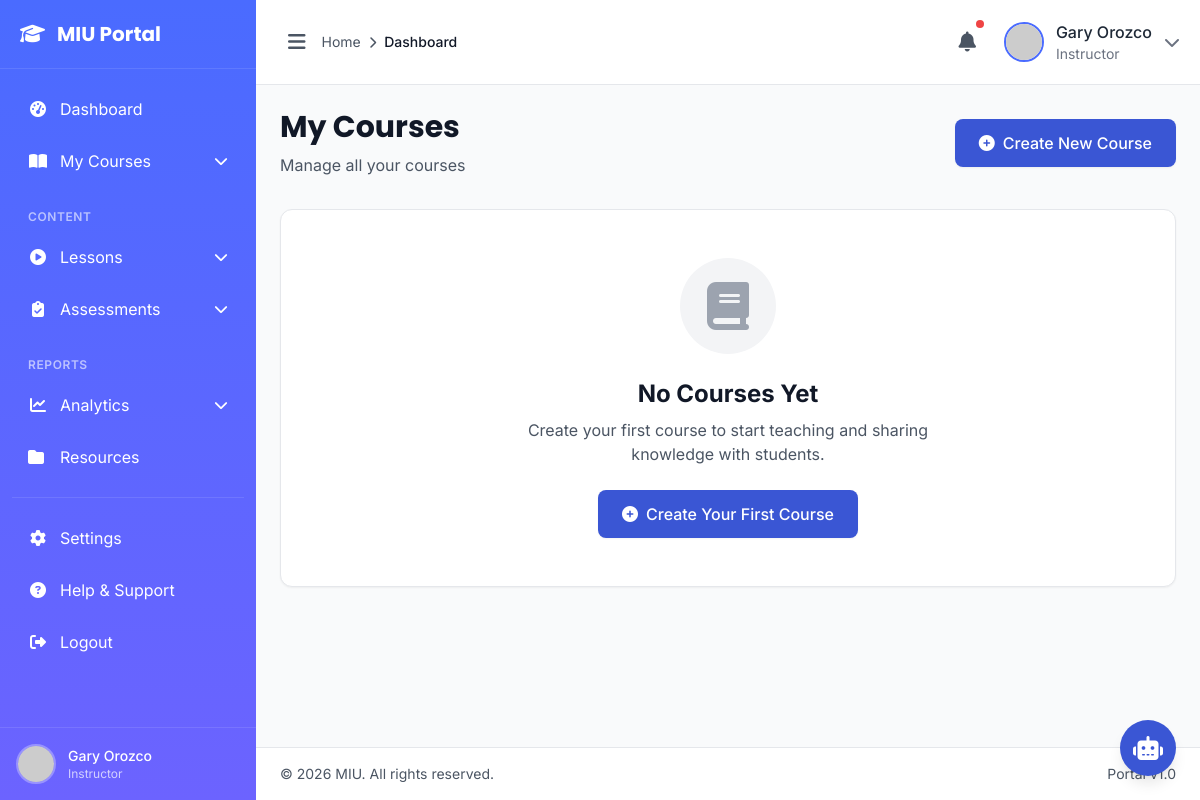
Before: /instructor/courses/ (signed in) with the older database file.
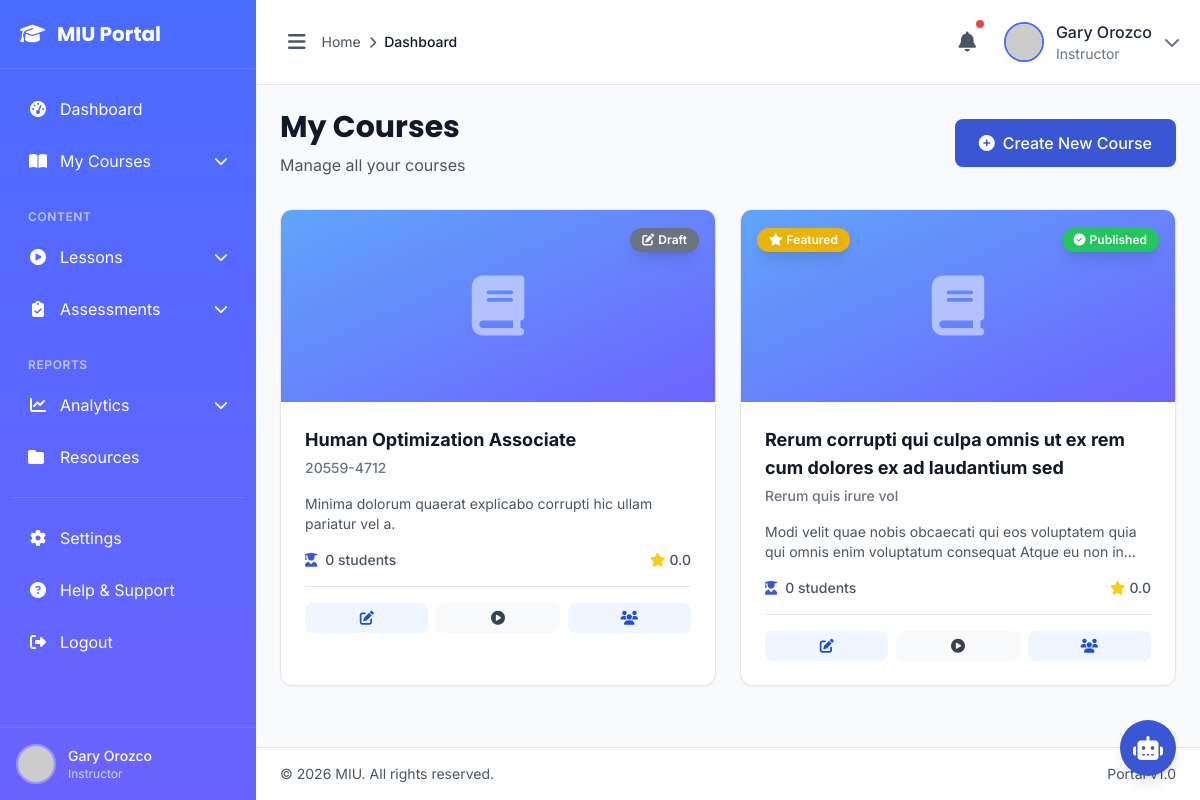
After: the same page with the newer database file.
### eduweb/models.py (models this page shows, shortened)
class LMSCourse(models.Model):
    DIFFICULTY_CHOICES = [
        ('beginner', 'Beginner'),
        ('intermediate', 'Intermediate'),
        ('advanced', 'Advanced'),
    ]
    title = models.CharField(max_length=200)
    slug = models.SlugField(max_length=200, unique=True)
    code = models.CharField(max_length=20, unique=True)
    category = models.ForeignKey(CourseCategory, on_delete=models.SET_NULL, null=True, related_name='lms_courses')
    short_description = models.TextField(max_length=500)
    description = models.TextField()
    learning_objectives = models.JSONField(default=list)
    prerequisites = models.JSONField(default=list)
    difficulty_level = models.CharField(max_length=20, choices=DIFFICULTY_CHOICES, default='beginner')
    duration_hours = models.DecimalField(max_digits=5, decimal_places=1, help_text="Estimated duration in hours")
    language = models.CharField(max_length=50, default='English')
    instructor = models.ForeignKey(User, on_delete=models.SET_NULL, null=True, related_name='courses_teaching')
    instructor_name = models.CharField(max_length=100, blank=True)
    instructor_bio = models.TextField(blank=True)
    thumbnail = models.ImageField(upload_to='courses/thumbnails/', blank=True, null=True)
    promo_video_url = models.URLField(blank=True)
    is_free = models.BooleanField(default=False)
    price = models.DecimalField(max_digits=10, decimal_places=2, default=0.00)
    discount_price = models.DecimalField(max_digits=10, decimal_places=2, null=True, blank=True)
    max_students = models.IntegerField(null=True, blank=True)
    enrollment_start_date = models.DateField(null=True, blank=True)
    enrollment_end_date = models.DateField(null=True, blank=True)
    is_published = models.BooleanField(default=False)
    is_featured = models.BooleanField(default=False)
    has_certificate = models.BooleanField(default=False)
    certificate_template = models.CharField(max_length=100, blank=True)
    meta_description = models.CharField(max_length=160, blank=True)
    meta_keywords = models.CharField(max_length=255, blank=True)
    total_enrollments = models.IntegerField(default=0)
    average_rating = models.DecimalField(max_digits=3, decimal_places=2, default=0.00)
    total_reviews = models.IntegerField(default=0)
    created_at = models.DateTimeField(auto_now_add=True)
    updated_at = models.DateTimeField(auto_now=True)
    published_at = models.DateTimeField(null=True, blank=True)
    class Meta:
        ordering = ['-created_at']
        verbose_name = 'LMS Course'
        verbose_name_plural = 'LMS Courses'
        indexes = [
            models.Index(fields=['slug']),
            models.Index(fields=['is_published', '-created_at']),
            models.Index(fields=['category']),
        ]

### instructor/views.py (the view)
# urls.py: path('courses/', views.course_list, name='course_list'),
@login_required
def course_list(request):
    courses = LMSCourse.objects.filter(
        instructor=request.user
    ).annotate(
        enrollment_count=Count('enrollments')
    ).select_related('category').order_by('-created_at')
    return render(request, 'instructor/course_list.html', {
        'courses': courses
    })

### eduweb/context.py (called while the page is built)
def navigation_data(request):
    faculties = Faculty.objects.filter(is_active=True).prefetch_related('courses')[:11]
    courses = Course.objects.filter(is_active=True).select_related('faculty')[:11]
    return {
        'all_faculties': faculties,
        'all_courses': courses,
    }

### eduweb/views.py (called while the page is built)
def application_status_context(request):
    has_pending_application = False
    if request.user.is_authenticated:
        has_pending_application = CourseApplication.objects.filter(
            user=request.user,
            status__in=['draft', 'pending_payment', 'submitted', 'under_review', 'reviewed']
        ).exists()
    return {'has_pending_application': has_pending_application}

### templates/instructor/course_list.html (shortened to what the changed rows need)
{% extends 'management/base.html' %}
{% load static %}
{% block content %}
<div class="max-w-12xl mx-auto">
    <div class="mb-8">
        <div class="flex flex-col sm:flex-row sm:items-center sm:justify-between gap-4">
            <div>
                <h1 class="text-3xl font-bold text-gray-900 font-display">
                    My Courses
                </h1>
            </div>
        </div>
    </div>
    {% if courses %}
    <div class="grid grid-cols-1 md:grid-cols-2 xl:grid-cols-3 gap-6">
        {% for course in courses %}
        <div class="bg-white rounded-xl shadow-sm border border-gray-200 overflow-hidden hover:shadow-lg transition-shadow group">
            <div class="relative h-48 bg-gradient-to-br from-primary-400 to-secondary-500 overflow-hidden">
                {% if course.thumbnail %}
                <img src="{{ course.thumbnail.url }}"
                     alt="{{ course.title }}"
                     class="w-full h-full object-cover group-hover:scale-105 transition-transform duration-300">
                {% else %}
                <div class="w-full h-full flex items-center justify-center">
                    <i class="fas fa-book text-6xl text-white opacity-50"></i>
                </div>
                {% endif %}
                <div class="absolute top-4 right-4">
                    {% if course.is_published %}
                    <span class="inline-flex items-center px-3 py-1 rounded-full text-xs font-semibold bg-green-500 text-white shadow-lg">
                        <i class="fas fa-check-circle mr-1"></i>
                        Published
                    </span>
                    {% else %}
                    <span class="inline-flex items-center px-3 py-1 rounded-full text-xs font-semibold bg-gray-500 text-white shadow-lg">
                        <i class="fas fa-edit mr-1"></i>
                        Draft
                    </span>
                    {% endif %}
                </div>
                {% if course.is_featured %}
                <div class="absolute top-4 left-4">
                    <span class="inline-flex items-center px-3 py-1 rounded-full text-xs font-semibold bg-yellow-500 text-white shadow-lg">
                        <i class="fas fa-star mr-1"></i>
                        Featured
                    </span>
                </div>
                {% endif %}
            </div>
            <div class="p-6">
                <div class="mb-4">
                    <h3 class="text-lg font-bold text-gray-900 mb-1 line-clamp-2 hover:text-primary-600 transition-colors">
                        <a href="{% url 'instructor:course_edit' course.slug %}">
                            {{ course.title }}
                        </a>
                    </h3>
                    <p class="text-sm text-gray-500 font-medium">
                        {{ course.code }}
                    </p>
                </div>
                <p class="text-gray-600 text-sm mb-4 line-clamp-2">
                    {{ course.short_description }}
                </p>
                <div class="flex items-center justify-between text-sm text-gray-600 mb-4 pb-4 border-b border-gray-200">
                    <div class="flex items-center">
                        <i class="fas fa-user-graduate mr-2 text-primary-600"></i>
                        <span class="font-medium">
                            {{ course.enrollment_count|default:0 }} students
                        </span>
                    </div>
                    <div class="flex items-center">
                        <i class="fas fa-star text-yellow-400 mr-1"></i>
                        <span class="font-medium">
                            {{ course.average_rating|default:0|floatformat:1 }}
                        </span>
                    </div>
                </div>
                <div class="grid grid-cols-3 gap-2">
                    <a href="{% url 'instructor:course_edit' course.slug %}"
                       class="flex items-center justify-center px-3 py-2 bg-primary-50 text-primary-700 rounded-lg hover:bg-primary-100 transition-colors text-sm font-medium"
                       title="Edit Course">
                        <i class="fas fa-edit"></i>
                    </a>
                    <a href="{% url 'instructor:lesson_list' course.slug %}"
                       class="flex items-center justify-center px-3 py-2 bg-gray-50 text-gray-700 rounded-lg hover:bg-gray-100 transition-colors text-sm font-medium"
                       title="Manage Content">
                        <i class="fas fa-play-circle"></i>
                    </a>
                    <a href="{% url 'instructor:students_list' course.slug %}"
                       class="flex items-center justify-center px-3 py-2 bg-blue-50 text-blue-700 rounded-lg hover:bg-blue-100 transition-colors text-sm font-medium"
                       title="View Students">
                        <i class="fas fa-users"></i>
                    </a>
                </div>
            </div>
        </div>
        {% endfor %}
    </div>
    {% else %}
    <div class="bg-white rounded-xl shadow-sm border border-gray-200 p-12 text-center">
        <div class="max-w-md mx-auto">
            <div class="w-24 h-24 bg-gray-100 rounded-full flex items-center justify-center mx-auto mb-6">
                <i class="fas fa-book text-5xl text-gray-400"></i>
            </div>
            <h3 class="text-2xl font-bold text-gray-900 mb-2">
                No Courses Yet
            </h3>
            <p class="text-gray-600 mb-6">
                Create your first course to start teaching and sharing knowledge with students.
            </p>
            <a href="{% url 'instructor:course_create' %}"
               class="inline-flex items-center px-6 py-3 bg-primary-600 text-white font-medium rounded-lg hover:bg-primary-700 shadow-sm hover:shadow-md transition-all">
                <i class="fas fa-plus-circle mr-2"></i>
                Create Your First Course
            </a>
        </div>
    </div>
    {% endif %}
</div>
{% endblock %}

Changed rows visible on the page:
added LMSCourse: is_published False (drawn), title "Human Optimization Associate", code "20559-4712", short_description "Minima dolorum quaerat explicabo corrupti hic ullam pariatur vel a.", enrollment_count "0", average_rating "0.0"
added LMSCourse: is_published True (drawn), is_featured True (drawn), title "Rerum corrupti qui culpa omnis ut ex rem cum dolores ex ad laudantium sed", code "Rerum quis irure vol", short_description "Modi velit quae nobis obcaecati qui eos voluptatem quia qui omnis enim voluptatum consequat Atque eu non…", enrollment_count "0", average_rating "0.0"
Other visible differences:
text no longer shown: "No Courses Yet Create your first course to start teaching and sharing knowledge with students. Create Your First Course"
